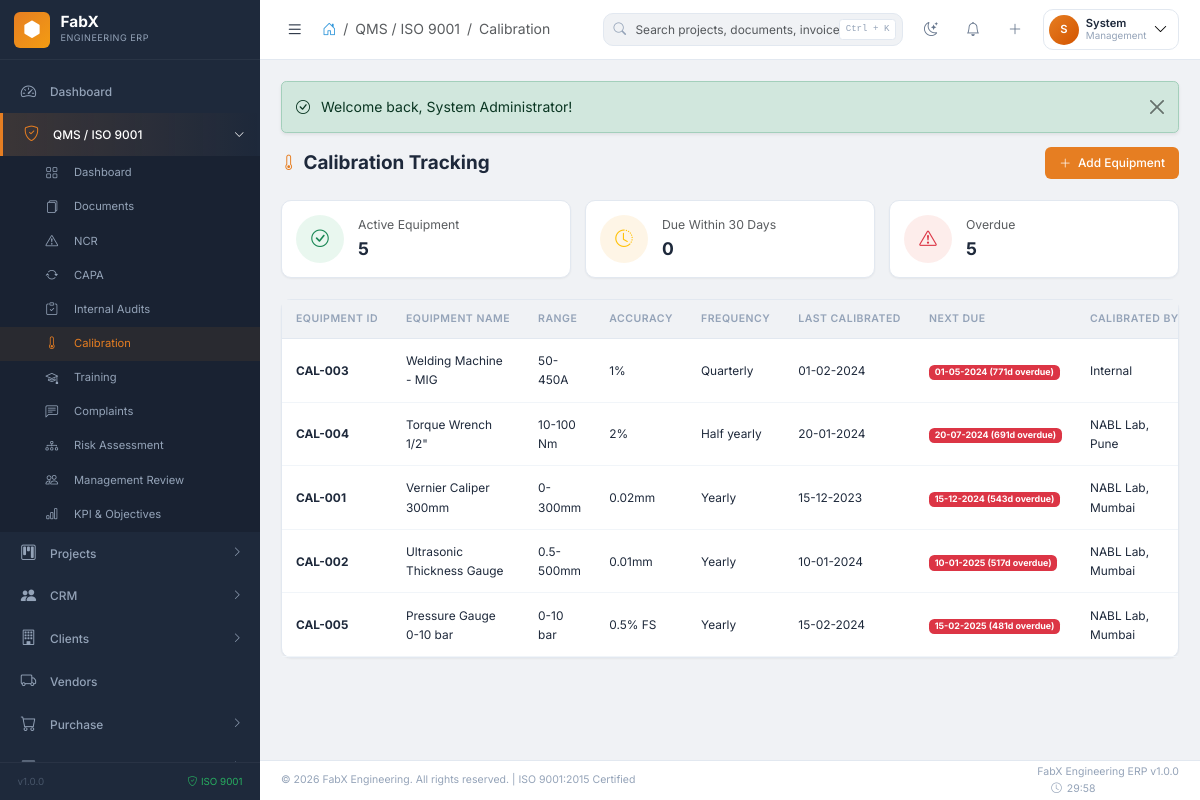
/qms/calibration (signed in), run on the app's committed database.
### tables this page shows
CREATE TABLE fabx_calibrations (
    id INT AUTO_INCREMENT PRIMARY KEY,
    equipment_id VARCHAR(50) NOT NULL,
    equipment_name VARCHAR(255) NOT NULL,
    manufacturer VARCHAR(100),
    model_no VARCHAR(100),
    serial_no VARCHAR(100),
    location VARCHAR(100),
    department_id INT,
    range_value VARCHAR(100),
    accuracy VARCHAR(50),
    frequency ENUM('monthly','quarterly','half_yearly','yearly','bi_yearly') DEFAULT 'yearly',
    last_calibration_date DATE,
    next_calibration_date DATE,
    calibration_certificate_no VARCHAR(100),
    calibrated_by VARCHAR(255),
    status ENUM('active','due','overdue','under_calibration','scrapped') DEFAULT 'active',
    remarks TEXT,
    attachments JSON,
    created_at TIMESTAMP DEFAULT CURRENT_TIMESTAMP,
    updated_at TIMESTAMP DEFAULT CURRENT_TIMESTAMP ON UPDATE CURRENT_TIMESTAMP,
    FOREIGN KEY (department_id) REFERENCES fabx_departments(id),
    INDEX idx_equipment (equipment_id),
    INDEX idx_next_date (next_calibration_date),
    INDEX idx_status (status)
);

### modules/qms/QMSController.php (called while the page is built, shortened)
<?php
class QMSController extends Controller {
    public function calibration(): void {
        $page = (int)($_GET['page'] ?? 1);
        $where = "WHERE 1=1";
        $params = [];
        $calibrations = $this->db->fetchAll(
            "SELECT c.*, d.name as department_name
             FROM " . $this->db->table("calibrations") . " c
             LEFT JOIN " . $this->db->table("departments") . " d ON c.department_id = d.id
             {$where} ORDER BY c.next_calibration_date ASC LIMIT ? OFFSET ?",
            array_merge($params, [DEFAULT_PER_PAGE, ($page - 1) * DEFAULT_PER_PAGE])
        );
        $total = (int)$this->db->fetchValue("SELECT COUNT(*) FROM " . $this->db->table("calibrations") . " c {$where}", $params);
        $this->view('calibration/list', [
            'page_title' => 'Calibration Tracking',
            'breadcrumb_module' => 'QMS / ISO 9001',
            'breadcrumb_page' => 'Calibration',
            'calibrations' => $calibrations,
            'pagination' => paginate($total, $page)
        ]);
    }
}

### includes/functions.php (called while the page is built, shortened)
<?php
function base_url(string $path = ''): string {
    return APP_URL . '/' . ltrim($path, '/');
}
function format_date(?string $date, string $format = DATE_FORMAT): string {
    $d = DateTime::createFromFormat(DB_DATE_FORMAT, $date);
    return $d->format($format);
}

### config/config.php (called while the page is built, shortened)
<?php
spl_autoload_register(function ($class) {
    $prefixes = [
        'Core\\' => FABX_ROOT . '/core/',
        'Modules\\' => FABX_ROOT . '/modules/',
    ];
    foreach ($prefixes as $prefix => $baseDir) {
        $len = strlen($prefix);
        if (strncmp($prefix, $class, $len) === 0) {
            $relativeClass = substr($class, $len);
            $file = $baseDir . str_replace('\\', '/', $relativeClass) . '.php';
            if (file_exists($file)) {
                return;
            }
        }
    }
});
require_once FABX_ROOT . '/includes/functions.php';
require_once FABX_ROOT . '/includes/security.php';

### core/Database.php (called while the page is built, shortened)
<?php
class Database {
    private static ?self $instance = null;
    private mysqli $connection;
    private string $prefix;
    private function __construct() {
        $this->prefix = DB_PREFIX;
        $this->connection = new mysqli(DB_HOST, DB_USER, DB_PASS, DB_NAME);
        $this->connection->set_charset(DB_CHARSET);
    }
    public static function getInstance(): self {
        if (self::$instance === null) {
            self::$instance = new self();
        }
        return self::$instance;
    }
    public function query(string $sql, array $params = []): \mysqli_stmt|false {
        $stmt = $this->connection->prepare($sql);
        if (!empty($params)) {
            $types = '';
            $values = [];
            foreach ($params as $param) {
                if (is_int($param)) {
                    $types .= 'i';
                } elseif (is_float($param)) {
                    $types .= 'd';
                } elseif (is_bool($param)) {
                    $types .= 'i';
                    $param = $param ? 1 : 0;
                } else {
                    $types .= 's';
                }
                $values[] = $param;
            }
            $stmt->bind_param($types, ...$values);
        }
        return $stmt;
    }
    public function fetchAll(string $sql, array $params = []): array {
        $stmt = $this->query($sql, $params);
        $stmt->execute();
        $result = $stmt->get_result();
        $rows = $result->fetch_all(MYSQLI_ASSOC);
        return $rows;
    }
    public function table(string $name): string {
        return $this->prefix . $name;
    }
}

### includes/security.php (called while the page is built, shortened)
<?php
function e(string $text): string {
    return htmlspecialchars($text, ENT_QUOTES, 'UTF-8');
}

### modules/qms/views/calibration/list.php (the view, shortened to what this page needs)
<?php
$today = new DateTime();
?>
<div class="page-header">
  <h1 class="page-title"><i class="bi bi-thermometer" style="color:#e67e22"></i> Calibration Tracking</h1>
  <div class="page-actions">
    <a href="<?= base_url('qms/calibration/create') ?>" class="btn btn-fx btn-fx-primary"><i class="bi bi-plus-lg"></i> Add Equipment</a>
  </div>
</div>
<div class="row g-3 mb-4">
  <div class="col-md-4"><div class="fx-card p-3 d-flex align-items-center gap-3"><div class="rounded-circle d-flex align-items-center justify-content-center" style="width:48px;height:48px;background:rgba(39,174,96,.1)"><i class="bi bi-check-circle text-success fs-5"></i></div><div><div class="small text-muted">Active Equipment</div><strong class="fs-5"><?= count(array_filter($calibrations,fn($c)=>$c['status']==='active')) ?></strong></div></div></div>
  <div class="col-md-4"><div class="fx-card p-3 d-flex align-items-center gap-3"><div class="rounded-circle d-flex align-items-center justify-content-center" style="width:48px;height:48px;background:rgba(243,156,18,.1)"><i class="bi bi-clock-history text-warning fs-5"></i></div><div><div class="small text-muted">Due Within 30 Days</div><strong class="fs-5"><?= count(array_filter($calibrations,fn($c)=>$c['next_calibration_date']&&(new DateTime($c['next_calibration_date']))->diff(new DateTime())->days<=30&&strtotime($c['next_calibration_date'])>=time())) ?></strong></div></div></div>
  <div class="col-md-4"><div class="fx-card p-3 d-flex align-items-center gap-3"><div class="rounded-circle d-flex align-items-center justify-content-center" style="width:48px;height:48px;background:rgba(231,76,60,.1)"><i class="bi bi-exclamation-triangle text-danger fs-5"></i></div><div><div class="small text-muted">Overdue</div><strong class="fs-5"><?= count(array_filter($calibrations,fn($c)=>$c['next_calibration_date']&&strtotime($c['next_calibration_date'])<time())) ?></strong></div></div></div>
</div>
<div class="fx-card">
  <div class="fx-card-body p-0">
    <div class="table-responsive-fx">
      <table class="fx-table mb-0" id="calibrationTable">
        <thead><tr><th>Equipment ID</th><th>Equipment Name</th><th>Range</th><th>Accuracy</th><th>Frequency</th><th>Last Calibrated</th><th>Next Due</th><th>Calibrated By</th><th>Status</th><th class="actions">Actions</th></tr></thead>
        <tbody>
          <?php if (!empty($calibrations)): foreach ($calibrations as $c):
            $nextDate = $c['next_calibration_date'] ? new DateTime($c['next_calibration_date']) : null;
            $daysUntil = $nextDate ? (int)$today->diff($nextDate)->days * ($nextDate > $today ? 1 : -1) : null;
            $isOverdue = $daysUntil !== null && $daysUntil < 0;
            $isDueSoon = $daysUntil !== null && $daysUntil >= 0 && $daysUntil <= 30;
            $rowClass = $isOverdue ? 'table-danger' : ($isDueSoon ? 'table-warning' : '');
          ?>
          <tr class="<?= $rowClass ?>">
            <td><strong><?= e($c['equipment_id']) ?></strong></td>
            <td><?= e($c['equipment_name']) ?></td>
            <td><?= e($c['range_value']??'—') ?></td>
            <td><?= e($c['accuracy']??'—') ?></td>
            <td><?= ucfirst(str_replace('_',' ',$c['frequency']??'—')) ?></td>
            <td><?= format_date($c['last_calibration_date']) ?></td>
            <td>
              <?php if ($nextDate): ?>
                <span class="badge <?= $isOverdue?'bg-danger':($isDueSoon?'bg-warning text-dark':'bg-success') ?>">
                  <?= format_date($c['next_calibration_date']) ?>
                  <?php if ($isOverdue): ?> (<?= abs($daysUntil) ?>d overdue)<?php elseif ($isDueSoon): ?> (<?= $daysUntil ?>d)<?php endif; ?>
                </span>
              <?php else: ?><span class="text-muted">—</span><?php endif; ?>
            </td>
            <td><?= e($c['calibrated_by']??'—') ?></td>
          </tr>
          <?php endforeach; endif; ?>
        </tbody>
      </table>
    </div>
  </div>
</div>

### assets/css/fabx-theme.css (style rules this page uses)
:root { --primary: #2c3e50; --primary-dark: #1a252f; --primary-light: #34495e; --secondary: #6c757d; --accent: #e67e22; --accent-light: #f39c12; --accent-dark: #d35400; --info: #3498db; --success: #27ae60; --warning: #f39c12; --danger: #e74c3c; --bg-body: #f0f2f5; --bg-card: #ffffff; --bg-sidebar: #1e293b; --bg-sidebar-hover: #0f172a; --bg-navbar: #ffffff; --text-primary: #1e293b; --text-secondary: #64748b; --text-muted: #94a3b8; --border-color: #e2e8f0; --border-light: #f1f5f9; --shadow-sm: 0 1px 2px 0 rgba(0,0,0,0.05); --shadow: 0 1px 3px 0 rgba(0,0,0,0.1), 0 1px 2px -1px rgba(0,0,0,0.1); --shadow-md: 0 4px 6px -1px rgba(0,0,0,0.1), 0 2px 4px -2px rgba(0,0,0,0.1); --shadow-lg: 0 10px 15px -3px rgba(0,0,0,0.1), 0 4px 6px -4px rgba(0,0,0,0.1); --shadow-xl: 0 20px 25px -5px rgba(0,0,0,0.1), 0 8px 10px -6px rgba(0,0,0,0.1); --sidebar-width: 260px; --sidebar-collapsed: 70px; --navbar-height: 60px; --footer-height: 40px; --font-sans: 'Inter', -apple-system, BlinkMacSystemFont, sans-serif; --font-mono: 'SF Mono', monospace; --radius-sm: 6px; --radius: 10px; --radius-lg: 14px; --radius-xl: 20px; --transition-fast: 0.15s ease; --transition: 0.2s ease; --transition-slow: 0.3s ease; }
*, *::before, *::after { box-sizing: border-box; margin: 0; }
html { font-size: 14px; }
body { font-family: var(--font-sans); background: var(--bg-body); color: var(--text-primary); line-height: 1.6; -webkit-font-smoothing: antialiased; overflow-x: hidden; }
.fx-card { background: var(--bg-card); border: 1px solid var(--border-color); border-radius: var(--radius); box-shadow: var(--shadow-sm); transition: box-shadow var(--transition), transform var(--transition); }
.fx-card-body { padding: 1.25rem; }
.fx-table { width: 100%; border-collapse: collapse; }
.fx-table thead th { background: var(--bg-body); padding: 0.75rem 1rem; font-size: 0.75rem; font-weight: 600; text-transform: uppercase; letter-spacing: 0.5px; color: var(--text-muted); border-bottom: 1px solid var(--border-color); white-space: nowrap; }
.fx-table tbody td { padding: 0.875rem 1rem; font-size: 0.85rem; color: var(--text-primary); border-bottom: 1px solid var(--border-light); vertical-align: middle; }
.btn-fx { display: inline-flex; align-items: center; gap: 0.5rem; padding: 0.5rem 1rem; font-size: 0.85rem; font-weight: 500; border-radius: var(--radius-sm); border: none; cursor: pointer; transition: all var(--transition-fast); }
.btn-fx-primary { background: var(--accent); color: #fff; }
.page-header { display: flex; align-items: center; justify-content: space-between; margin-bottom: 1.5rem; flex-wrap: wrap; gap: 1rem; }
.page-title { font-size: 1.35rem; font-weight: 700; color: var(--text-primary); margin: 0; display: flex; align-items: center; gap: 0.5rem; }
.page-title i { color: var(--accent); font-size: 1.1rem; }

### assets/css/custom.css (style rules this page uses)
.table-responsive-fx { overflow-x: auto; -webkit-overflow-scrolling: touch; }

### data on the page
fabx_calibrations: equipment "CAL-003", equipment_name "Welding Machine - MIG", range_value "50-450A", accuracy "1%", frequency "Quarterly", last_calibration_date "01-02-2024", next_calibration_date "01-05-2024", calibrated_by "Internal"
fabx_calibrations: equipment "CAL-004", equipment_name "Torque Wrench 1/2\"", range_value "10-100 Nm", accuracy "2%", frequency "Half yearly", last_calibration_date "20-01-2024", next_calibration_date "20-07-2024", calibrated_by "NABL Lab, Pune"
fabx_calibrations: equipment "CAL-001", equipment_name "Vernier Caliper 300mm", range_value "0-300mm", accuracy "0.02mm", frequency "Yearly", last_calibration_date "15-12-2023", next_calibration_date "15-12-2024", calibrated_by "NABL Lab, Mumbai"
fabx_calibrations: equipment "CAL-002", equipment_name "Ultrasonic Thickness Gauge", range_value "0.5-500mm", accuracy "0.01mm", frequency "Yearly", last_calibration_date "10-01-2024", next_calibration_date "10-01-2025", calibrated_by "NABL Lab, Mumbai"
fabx_calibrations: equipment "CAL-005", equipment_name "Pressure Gauge 0-10 bar", range_value "0-10 bar", accuracy "0.5% FS", frequency "Yearly", last_calibration_date "15-02-2024", next_calibration_date "15-02-2025", calibrated_by "NABL Lab, Mumbai"

### other printed values
$item['label'] "Dashboard"
$item['label'] "QMS / ISO 9001"
$sub['label'] "Dashboard"
$sub['label'] "Documents"
$sub['label'] "NCR"
$sub['label'] "CAPA"
$sub['label'] "Internal Audits"
$sub['label'] "Calibration"
$sub['label'] "Training"
$sub['label'] "Complaints"
$sub['label'] "Risk Assessment"
$sub['label'] "Management Review"
$sub['label'] "KPI & Objectives"
$item['label'] "Projects"
$item['label'] "CRM"
